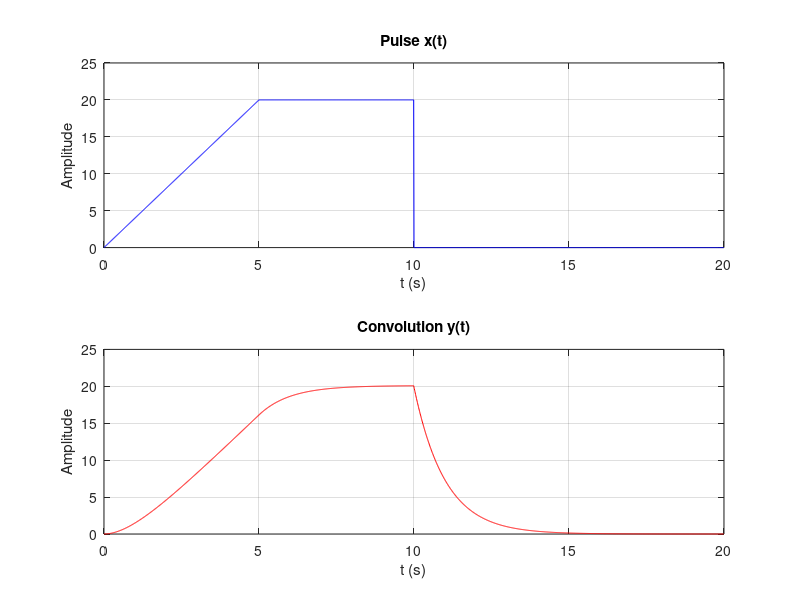

The MATLAB script that drew this image:
% N = total number of points or samples
% n = vector of integers from 0 to N-1
% dt = interval of time between samples in seconds
clc
N = 2000;
dt = 0.01;
n = 0:1:(N-1);
t = n*dt;

% Impulse response
h = 1.0*exp(-1*t);
dL = dt;

% Pulse x(t): ramp 0-5 s, flat 5-10 s, zero elsewhere
x = zeros(size(t));
for i = 1:length(t)
    if t(i) >= 0 && t(i) < 5
        x(i) = 4*t(i);
    elseif t(i) >= 5 && t(i) < 10
        x(i) = 20;
    else
        x(i) = 0;
    end
end

% Convolution y = x * h: y(k) = sum_L x(L)*h(k-L+1)*dL
y = zeros(size(n));
for k = 1:N
    s = 0.0;
    for L = 1:k
        if (k - L + 1) >= 1 && (k - L + 1) <= N
            s = s + x(L)*h(k - L + 1)*dL;
        end
    end
    y(k) = s;
end

% Plot both: pulse and convolution, labeled
figure(1)

subplot(2,1,1)
plot(t, x, 'b')
xlim([0 20])
ylim([0 25])
xlabel('t (s)')
ylabel('Amplitude')
title('Pulse x(t)')
grid on

subplot(2,1,2)
plot(t, y, 'r')
xlim([0 20])
xlabel('t (s)')
ylabel('Amplitude')
title('Convolution y(t)')
grid on
